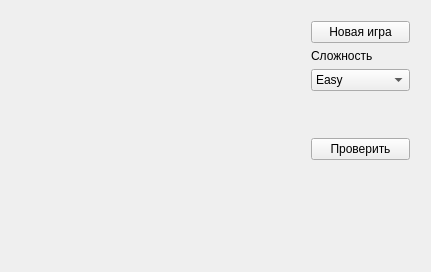
<?xml version="1.0" encoding="UTF-8"?>
<ui version="4.0">
 <class>MainWindow</class>
 <widget class="QMainWindow" name="MainWindow">
  <property name="geometry">
   <rect>
    <x>0</x>
    <y>0</y>
    <width>431</width>
    <height>272</height>
   </rect>
  </property>
  <property name="windowTitle">
   <string>MainWindow</string>
  </property>
  <widget class="QWidget" name="centralWidget">
   <widget class="QWidget" name="gridLayoutWidget">
    <property name="geometry">
     <rect>
      <x>10</x>
      <y>10</y>
      <width>281</width>
      <height>251</height>
     </rect>
    </property>
    <layout class="QGridLayout" name="gridLayout">
     <property name="sizeConstraint">
      <enum>QLayout::SetMinAndMaxSize</enum>
     </property>
    </layout>
   </widget>
   <widget class="QWidget" name="verticalLayoutWidget">
    <property name="geometry">
     <rect>
      <x>300</x>
      <y>10</y>
      <width>121</width>
      <height>161</height>
     </rect>
    </property>
    <layout class="QVBoxLayout" name="verticalLayout">
     <item>
      <widget class="QPushButton" name="pushButton">
       <property name="text">
        <string>Новая игра</string>
       </property>
      </widget>
     </item>
     <item>
      <widget class="QLabel" name="label">
       <property name="text">
        <string>Сложность</string>
       </property>
      </widget>
     </item>
     <item>
      <widget class="QComboBox" name="comboBox">
       <item>
        <property name="text">
         <string>Easy</string>
        </property>
       </item>
       <item>
        <property name="text">
         <string>Medium</string>
        </property>
       </item>
       <item>
        <property name="text">
         <string>Hard</string>
        </property>
       </item>
      </widget>
     </item>
     <item>
      <spacer name="verticalSpacer">
       <property name="orientation">
        <enum>Qt::Vertical</enum>
       </property>
       <property name="sizeHint" stdset="0">
        <size>
         <width>20</width>
         <height>40</height>
        </size>
       </property>
      </spacer>
     </item>
     <item>
      <widget class="QPushButton" name="pushButton_2">
       <property name="styleSheet">
        <string notr="true"/>
       </property>
       <property name="text">
        <string>Проверить</string>
       </property>
      </widget>
     </item>
    </layout>
   </widget>
  </widget>
 </widget>
 <layoutdefault spacing="6" margin="11"/>
 <resources/>
 <connections/>
</ui>
